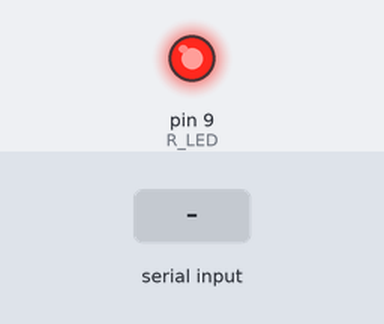
Bench run of a sketch on a simulated Arduino Uno, built with avr-gcc and run on an emulated ATmega328P. On the bench: output pins drawn as LEDs (lit = HIGH). The test bench sets the inputs (shaded band).

Above: at 1.2 s.
1.3 s: "1\n" received over Serial
At 2.3 s:
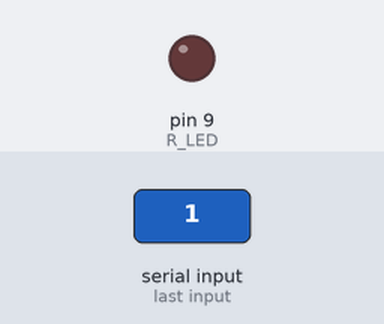
Timing chart, 0 to 4.3 s (numbered marks = the images above; inputs shaded):
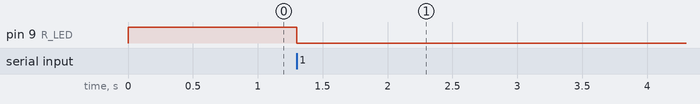

The sketch:

serial_test.ino
```cpp
const int R_LED = 9;
void setup() {
  Serial.begin(9600); // 시리얼 통신 시작
  analogWrite(R_LED, 255);
}

void loop() {
  if (Serial.available() > 0) {
    String input = Serial.readStringUntil('\n');
    if (input == "1") {
      analogWrite(R_LED, 0);
    }
  }
}
```

Measured:
- after the input at 1.3 s, pin 9 (R_LED): HIGH → LOW at once
